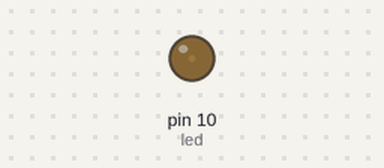
Recording of a sketch running on a simulated Arduino Uno, built with avr-gcc and run on an emulated ATmega328P. Shown: output pins drawn as LEDs (lit = HIGH).

Above: at 0.05 s.
At 0.45 s:
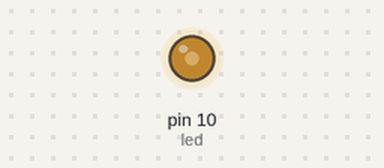
At 0.85 s:
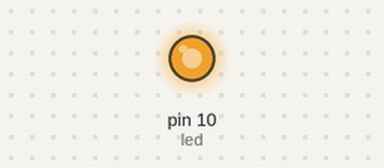
At 1.7 s:
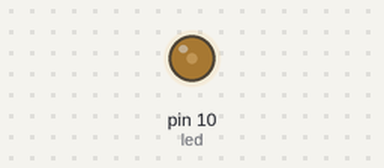
Timing chart, 0 to 4.5 s (numbered marks = the images above):
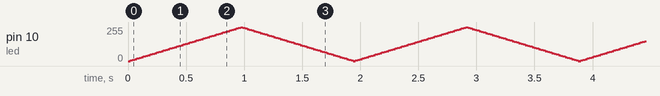

The sketch:

test-breath_light.ino
```cpp
int led = 10;


void setup() {
pinMode(led,OUTPUT);
}

void loop() {
  fadeON(1000,5);
  fadeOff(1000,5);

}
void fadeON(unsigned int time, int a){
    for(int value = 0;value<255;value+= a){
      analogWrite(led,value);
      delay(time*a/255);
      }
  }

void fadeOff(unsigned int time,int b){
  for(int value =255;value>0;value-=b){
     analogWrite(led,value);
     delay(time*b/255);
   }

}
```
